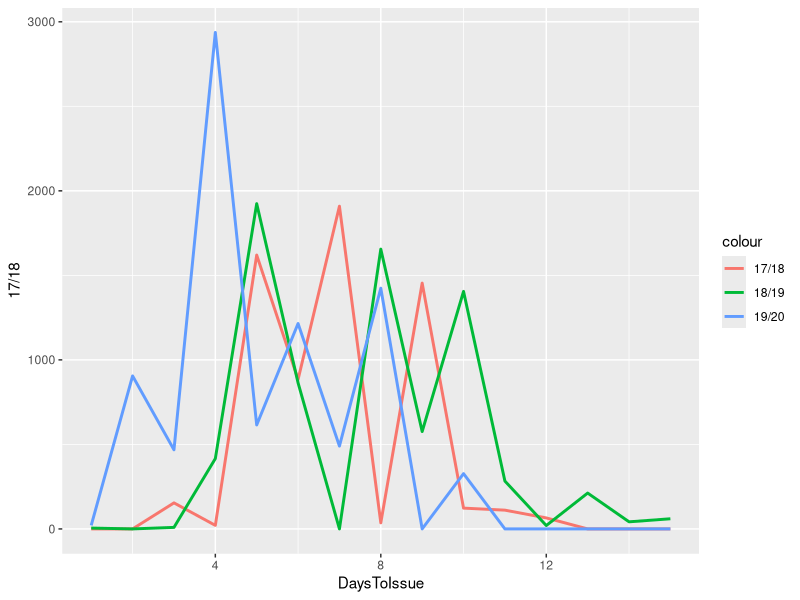
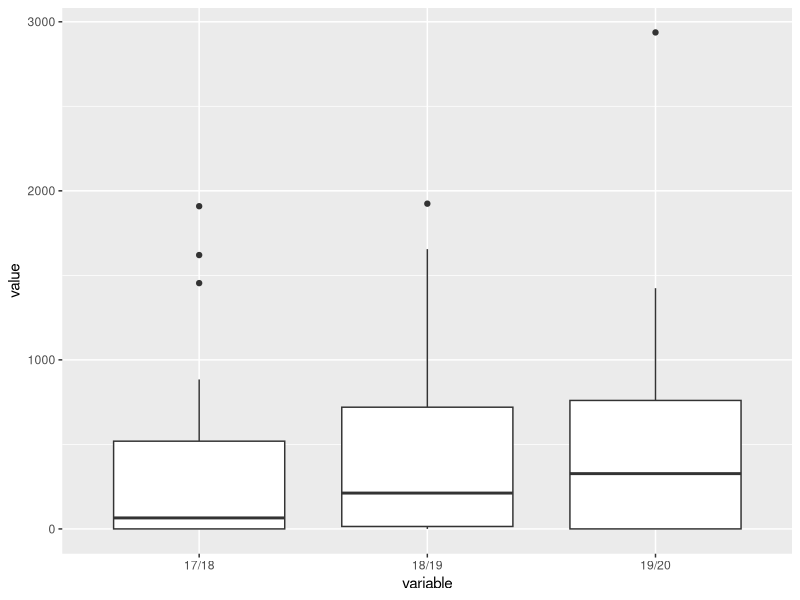

R code for these plots, in order:
library(tidyr)
library (ggplot2)
library(reshape2)

setwd("~/R/Allocations")

df <- read.csv("Allocation.csv")

#df2 <- data.frame(df)

Col_Headings <- c("DaysToIssue","17/18","18/19","19/20")
names(df) <- Col_Headings

ggplot() +
  geom_line(data=df,aes(x=DaysToIssue, y=`17/18`, colour="17/18"),size=1) +
  geom_line(data=df,aes(x=DaysToIssue, y=`18/19`, colour="18/19"),size=1) +
  geom_line(data=df,aes(x=DaysToIssue, y=`19/20`, colour="19/20"),size=1)


datam <- melt(df,id.vars = "DaysToIssue") #using reshape2 library

ggplot(datam, aes(variable,value,colour=value)) + geom_boxplot()
